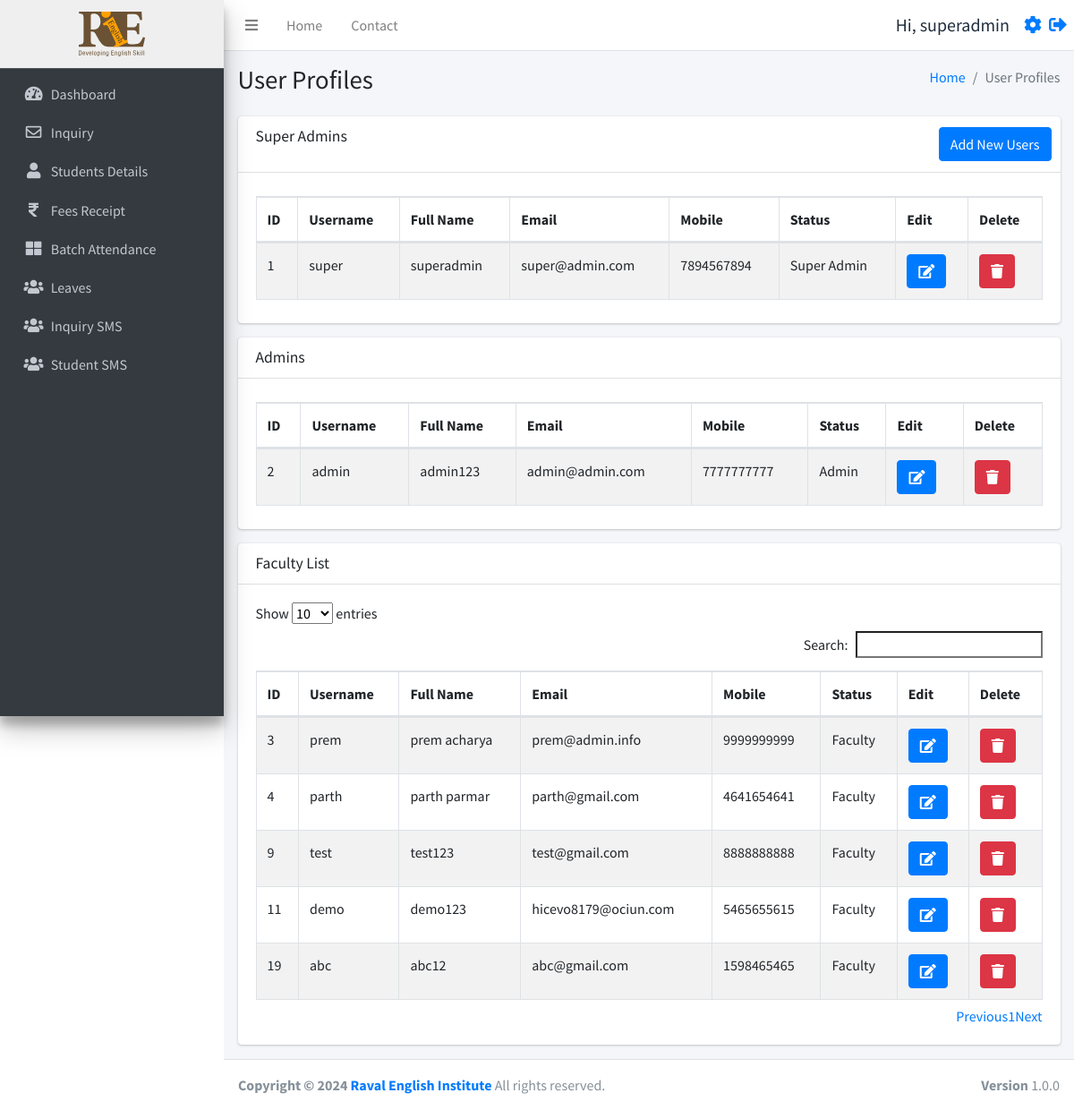
Before: /profile.php (signed in) with the older database file.
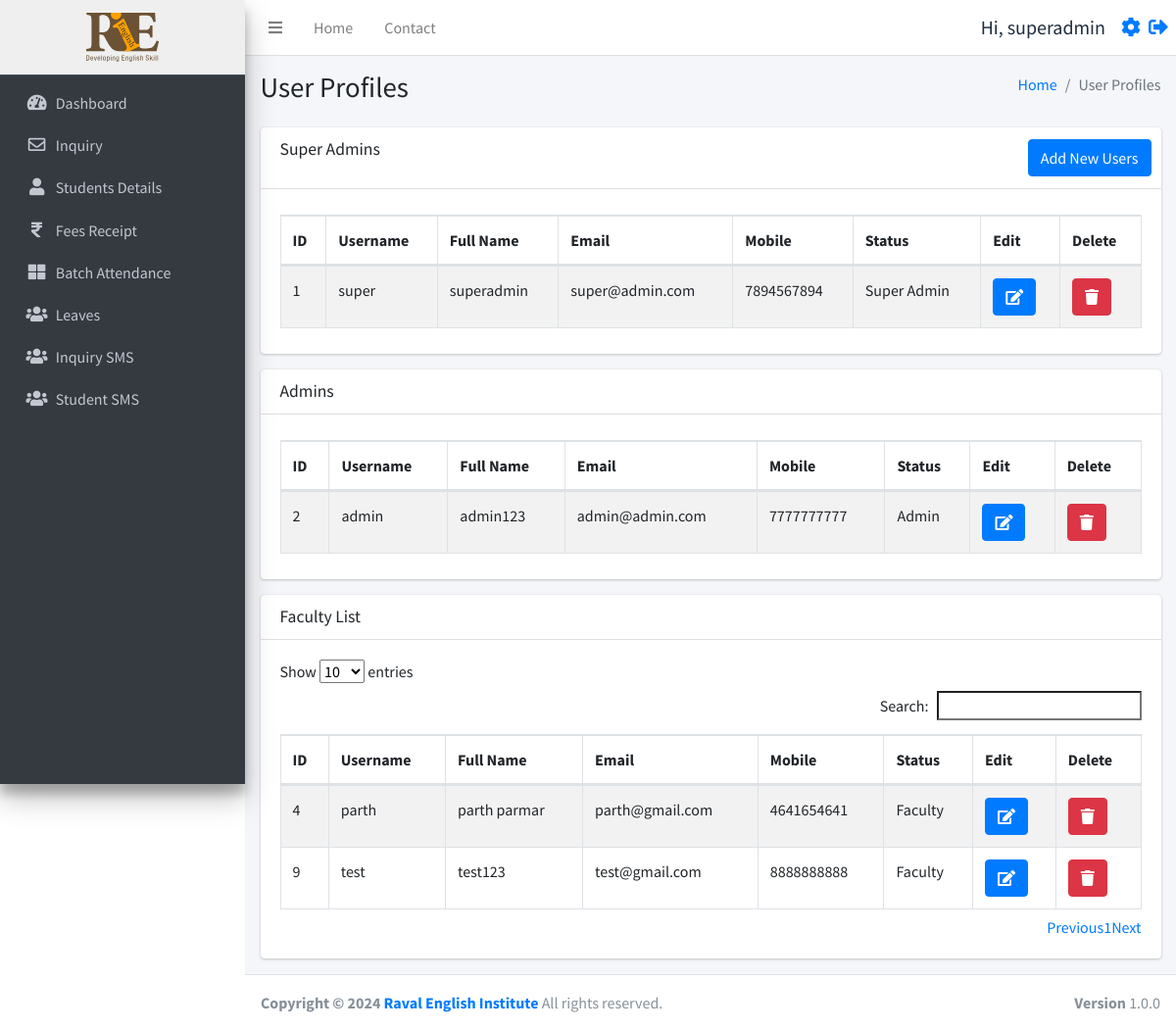
After: the same page with the newer database file.
### tables this page shows
CREATE TABLE `users` (
  `id` int(11) NOT NULL,
  `username` varchar(255) NOT NULL,
  `fullname` varchar(255) NOT NULL,
  `email` varchar(255) NOT NULL,
  `mobile` varchar(15) NOT NULL,
  `password` varchar(255) NOT NULL,
  `status` int(11) NOT NULL,
  `created_at` timestamp NOT NULL DEFAULT current_timestamp()
);

### function.php (called while the page is built, shortened)
<?php
require_once('db.php');
function selectFromTable($tableName, $columns, $whereConditions) {
    global $db;
    try {
        $sql = "SELECT " . implode(', ', $columns) . " FROM $tableName";
        if (!empty($whereConditions)) {
            $sql .= " WHERE " . implode(' AND ', array_map(function ($col) {
                return "$col = :$col";
            }, array_keys($whereConditions)));
        }
        $stmt = $db->prepare($sql);
        foreach ($whereConditions as $col => $value) {
            $stmt->bindValue(":$col", $value);
        }
        $stmt->execute();
        return $stmt->fetchAll(PDO::FETCH_ASSOC);
    } catch (PDOException $e) {
        return false;
    }
}
?>

### profile.php (the view, shortened to what this page needs)
<!DOCTYPE html>
<html lang="en">
<head>
</head>
<body>
<?php include('./header.php'); ?>
<?php include('./db.php'); ?>
<?php
require_once('function.php');
$userData = selectFromTable('users', ['id', 'username', 'fullname', 'email', 'mobile', 'status', 'created_at'], []);
$superAdmins = array_filter($userData, function($user) {
    return $user['status'] == 0;
});
$admins = array_filter($userData, function($user) {
    return $user['status'] == 1;
});
$faculty = array_filter($userData, function($user) {
    return $user['status'] == 2;
});
$userStatus = $_SESSION['user_status'] ?? null;
?>
<div class="content-wrapper">
    <div class="content-header">
        <div class="container-fluid">
            <div class="row mb-2">
                <div class="col-sm-6">
                    <h1 class="m-0">User Profiles</h1>
                </div>
                <div class="col-sm-6">
                    <ol class="breadcrumb float-sm-right">
                        <li class="breadcrumb-item"><a href="./dashboard.php">Home</a></li>
                        <li class="breadcrumb-item active">User Profiles</li>
                    </ol>
                </div>
            </div>
        </div>
    </div>
    <section class="content">
        <div class="container-fluid">
            <div class="row">
                <div class="col-12">
                    <?php if ($userStatus == 'super_admin'): ?>
                        <div class="card">
                            <div class="card-header">
                                <h3 class="card-title">Super Admins</h3>
                                <div class="card-tools">
                                    <a href="./profileform.php" class="btn btn-primary">Add New Users</a>
                                </div>
                            </div>
                            <div class="card-body">
                                <div class="table-responsive">
                                    <table id="superAdminTable" class="table table-bordered table-striped">
                                        <thead>
                                            <tr>
                                                <th>ID</th>
                                                <th>Username</th>
                                                <th>Full Name</th>
                                                <th>Email</th>
                                                <th>Mobile</th>
                                                <th>Status</th>
                                                <th>Edit</th>
                                                <th>Delete</th>
                                            </tr>
                                        </thead>
                                        <tbody>
                                            <?php foreach ($superAdmins as $row): ?>
                                            <tr>
                                                <td><?= htmlspecialchars($row['id']) ?></td>
                                                <td><?= htmlspecialchars($row['username']) ?></td>
                                                <td><?= htmlspecialchars($row['fullname']) ?></td>
                                                <td><?= htmlspecialchars($row['email']) ?></td>
                                                <td><?= htmlspecialchars($row['mobile']) ?></td>
                                                <td>Super Admin</td>
                                                <td><a href='profileform.php?id=<?= htmlspecialchars($row['id']) ?>' class='btn btn-primary'><i class='fas fa-edit'></i></a></td>
                                                <td><a href='javascript:void(0);' onclick='confirmDelete(<?= $row['id'] ?>)' class='btn btn-danger'><i class='fas fa-trash'></i></a></td>
                                            </tr>
                                            <?php endforeach; ?>
                                        </tbody>
                                    </table>
                                </div>
                            </div>
                        </div>
                        <div class="card">
                            <div class="card-header">
                                <h3 class="card-title">Admins</h3>
                            </div>
                            <div class="card-body">
                                <div class="table-responsive">
                                    <table id="adminTable" class="table table-bordered table-striped">
                                        <thead>
                                            <tr>
                                                <th>ID</th>
                                                <th>Username</th>
                                                <th>Full Name</th>
                                                <th>Email</th>
                                                <th>Mobile</th>
                                                <th>Status</th>
                                                <th>Edit</th>
                                                <th>Delete</th>
                                            </tr>
                                        </thead>
                                        <tbody>
                                            <?php foreach ($admins as $row): ?>
                                            <tr>
                                                <td><?= htmlspecialchars($row['id']) ?></td>
                                                <td><?= htmlspecialchars($row['username']) ?></td>
                                                <td><?= htmlspecialchars($row['fullname']) ?></td>
                                                <td><?= htmlspecialchars($row['email']) ?></td>
                                                <td><?= htmlspecialchars($row['mobile']) ?></td>
                                                <td>Admin</td>
                                                <td><a href='profileform.php?id=<?= htmlspecialchars($row['id']) ?>' class='btn btn-primary'><i class='fas fa-edit'></i></a></td>
                                                <td><a href='javascript:void(0);' onclick='confirmDelete(<?= $row['id'] ?>)' class='btn btn-danger'><i class='fas fa-trash'></i></a></td>
                                            </tr>
                                            <?php endforeach; ?>
                                        </tbody>
                                    </table>
                                </div>
                            </div>
                        </div>
                        <div class="card">
                            <div class="card-header">
                                <h3 class="card-title">Faculty List</h3>
                            </div>
                            <div class="card-body">
                                <div class="table-responsive">
                                    <table id="facultyTable" class="table table-bordered table-striped">
                                        <thead>
                                            <tr>
                                                <th>ID</th>
                                                <th>Username</th>
                                                <th>Full Name</th>
                                                <th>Email</th>
                                                <th>Mobile</th>
                                                <th>Status</th>
                                                <th>Edit</th>
                                                <th>Delete</th>
                                            </tr>
                                        </thead>
                                        <tbody>
                                            <?php foreach ($faculty as $row): ?>
                                            <tr>
                                                <td><?= htmlspecialchars($row['id']) ?></td>
                                                <td><?= htmlspecialchars($row['username']) ?></td>
                                                <td><?= htmlspecialchars($row['fullname']) ?></td>
                                                <td><?= htmlspecialchars($row['email']) ?></td>
                                                <td><?= htmlspecialchars($row['mobile']) ?></td>
                                                <td>Faculty</td>
                                                <td><a href='profileform.php?id=<?= htmlspecialchars($row['id']) ?>' class='btn btn-primary'><i class='fas fa-edit'></i></a></td>
                                                <td><a href='javascript:void(0);' onclick='confirmDelete(<?= $row['id'] ?>)' class='btn btn-danger'><i class='fas fa-trash'></i></a></td>
                                            </tr>
                                            <?php endforeach; ?>
                                        </tbody>
                                    </table>
                                </div>
                            </div>
                        </div>
                    <?php endif; ?>
                </div>
            </div>
        </div>
    </section>
</div>
<?php include('./footer.php'); ?>

### header.php (shortened to what this page needs)
<?php
require_once 'db.php';
require_once('function.php');
$user = selectFromTable('users', ['*'], ['id' => $_SESSION['user_id']]);
$user = $user[0];
$isFaculty = isset($_SESSION['user_status']) && $_SESSION['user_status'] === 'faculty';
?>
<!DOCTYPE html>
<html lang="en">
<head>
  <link rel="stylesheet" href="./plugins/fontawesome-free/css/all.min.css">
  <link rel="stylesheet" href="https://code.ionicframework.com/ionicons/2.0.1/css/ionicons.min.css">
  <link rel="stylesheet" href="./plugins/icheck-bootstrap/icheck-bootstrap.min.css">
  <link rel="stylesheet" href="https://cdn.datatables.net/1.10.19/css/dataTables.bootstrap4.min.css">
  <link rel="stylesheet" href="./asset/css/adminlte.min.css">
</head>
<body class="hold-transition sidebar-mini layout-fixed">
<div class="wrapper">
  <nav class="main-header navbar navbar-expand navbar-white navbar-light sticky-top">
    <ul class="navbar-nav">
      <li class="nav-item">
        <a class="nav-link" data-widget="pushmenu" href="#" role="button"><i class="fas fa-bars"></i></a>
      </li>
      <li class="nav-item d-none d-sm-inline-block">
        <a href="./dashboard.php" class="nav-link">Home</a>
      </li>
      <li class="nav-item d-none d-sm-inline-block">
        <a href="#" class="nav-link">Contact</a>
      </li>
    </ul>
    <ul class="navbar-nav ml-auto">
      <li class="nav-item d-flex align-items-center">
        <span class="mr-3" style="font-size:20px;">Hi, <?php echo $user['fullname']; ?></span>
        <a href="./profile.php" style="font-size:20px;" class="d-block mr-2"><i class="fas fa-cog"></i></a>
        <a href="./logout.php" style="font-size:20px;"><i class="fas fa-sign-out-alt"></i></a>
      </li>
    </ul>
  </nav>
  <aside class="main-sidebar sidebar-dark-primary elevation-4">
    <a href="./dashboard.php" class="brand-link" style="text-align:center;background:#efefef;">
      <img src="./asset/img/logo.svg" alt="RIE logo Logo" style="height:50px;">
    </a>
    <div class="sidebar">
      <nav class="mt-2">
        <ul class="nav nav-pills nav-sidebar flex-column" data-widget="treeview" role="menu" data-accordion="false">
          <li class="nav-item">
            <a href="./dashboard.php" class="nav-link
            <?php if (strpos($_SERVER['REQUEST_URI'], 'dashboard.php') !== false) {echo "active";}?>">
              <i class="nav-icon fas fa-tachometer-alt"></i>
              <p>
                Dashboard
              </p>
            </a>
          </li>
          <li class="nav-item">
            <a href="./inquiry.php" class="nav-link
            <?php if (strpos($_SERVER['REQUEST_URI'], 'inquiry.php') !== false) {echo "active";}?>">
              <i class="nav-icon far fa-envelope"></i>
              <p>
              Inquiry
              </p>
            </a>
          <li class="nav-item">
            <a href="./studentsdetails.php" class="nav-link
            <?php if (strpos($_SERVER['REQUEST_URI'], 'studentsdetails.php') !== false) {echo "active";}?>">
              <i class="nav-icon fas fa-user"></i>
              <p>
                Students Details
              </p>
            </a>
          </li>
          <li class="nav-item">
            <a href="./fees.php" class="nav-link
            <?php if (strpos($_SERVER['REQUEST_URI'], 'fees.php') !== false) {echo "active";}?>">
            <i class="nav-icon fas fa-rupee-sign"></i>
              <p>
                Fees Receipt
              </p>
            </a>
          </li>
          <li class="nav-item">
            <a href="./batch.php" class="nav-link
            <?php if (strpos($_SERVER['REQUEST_URI'], 'batch.php') !== false) {echo "active";}?>">
            <i class="nav-icon fas fa-th-large"></i>
              <p>
                Batch Attendance
              </p>
            </a>
          </li>
          <li class="nav-item">
            <a href="./leaves.php" class="nav-link
            <?php if (strpos($_SERVER['REQUEST_URI'], 'leaves.php') !== false) {echo "active";}?>">
              <i class="nav-icon fas fa-users"></i>
              <p>
                Leaves
              </p>
            </a>
          </li>
          <?php if (!$isFaculty): ?>
          <li class="nav-item">
            <a href="./inquirysms.php" class="nav-link
            <?php if (strpos($_SERVER['REQUEST_URI'], 'inquirysms.php') !== false) {echo "active";}?>">
              <i class="nav-icon fas fa-users"></i>
              <p>
                Inquiry SMS
              </p>
            </a>
          </li>
          <li class="nav-item">
            <a href="./studentsms.php" class="nav-link
            <?php if (strpos($_SERVER['REQUEST_URI'], 'studentsms.php') !== false) {echo "active";}?>">
              <i class="nav-icon fas fa-users"></i>
              <p>
                Student SMS
              </p>
            </a>
          </li>
          <?php endif; ?>
        </ul>
      </nav>
    </div>
  </aside>

### footer.php (shortened to what this page needs)
</div>
<footer class="main-footer">
    <strong>Copyright &copy; 2024 <a href="https://ravalenglishinstitute.com/" target="_blank">Raval English Institute</a></strong>
    All rights reserved.
    <div class="float-right d-none d-sm-inline-block">
      <b>Version</b> 1.0.0
    </div>
  </footer>
</body>
</html>

### header.php (style rules this page uses)
table thead tr { border: 2px solid #dee2e6 }
table thead { position: sticky; top: 0; background-color: white; }

Changed rows visible on the page:
removed users: id "3", username "prem", fullname "prem acharya", email "prem@admin.info", mobile "9999999999", shown under "Faculty List"
removed users: id "11", username "demo", fullname "demo123", email "hicevo8179@ociun.com", mobile "5465655615", shown under "Faculty List"
removed users: id "19", username "abc", fullname "abc12", email "abc@gmail.com", mobile "1598465465", shown under "Faculty List"
